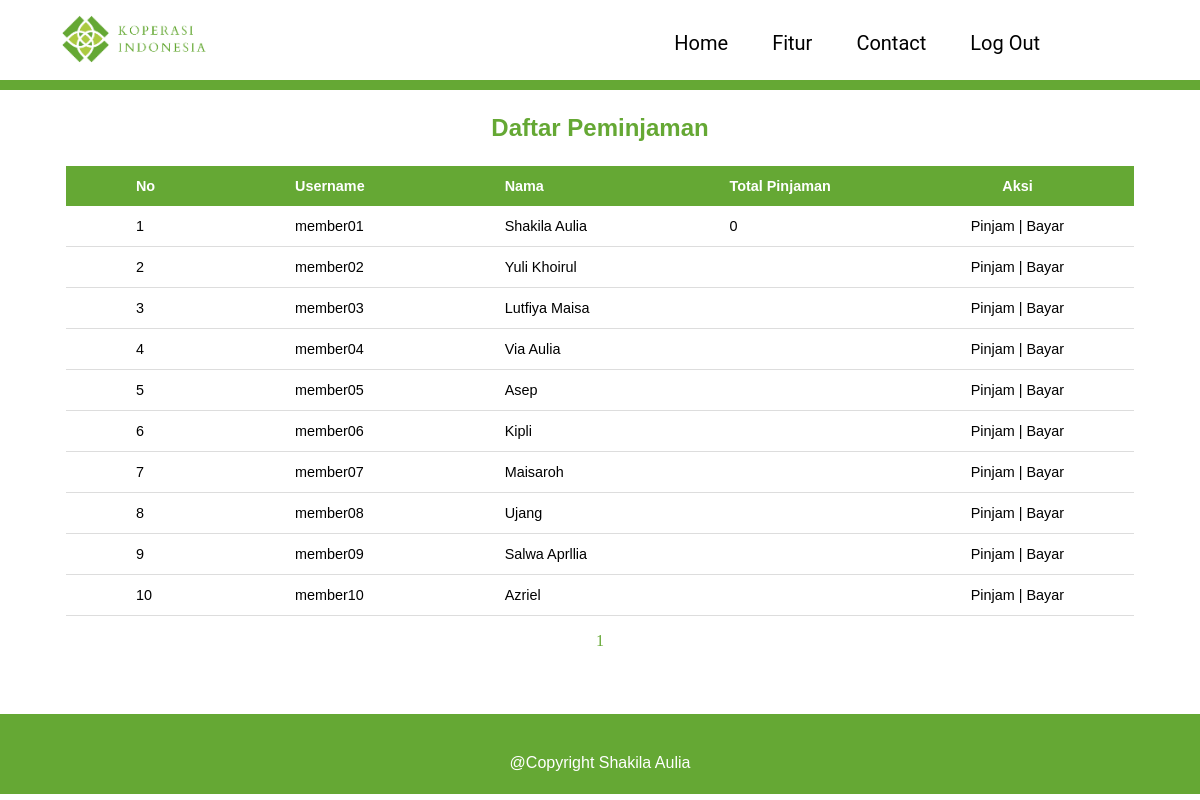
Page /admin/index.php?page=pinjam (signed in) on the committed database.
### tables this page shows
CREATE TABLE `tbl_member` (
  `username` varchar(20) NOT NULL,
  `password` varchar(20) NOT NULL,
  `nama` varchar(20) NOT NULL,
  `nik` int(10) NOT NULL,
  `tgl_lahir` date NOT NULL,
  `jenis_kelamin` varchar(10) NOT NULL,
  `pekerjaan` varchar(20) NOT NULL,
  `alamat` text NOT NULL,
  `email` text NOT NULL,
  `no_hp` varchar(20) NOT NULL,
  `tabungan` varchar(20) NOT NULL,
  `pinjaman` varchar(20) NOT NULL,
  `profil` varchar(100) NOT NULL
);

### admin/halaman/pinjam/pinjam.php (the view, shortened to what this page needs)
<h3 class="header-fitur">
    <center>Daftar Peminjaman</center>
</h3>
<table align="center" class="content-table">
    <thead>
    <tr>
        <td align="center">No</td>
        <td>Username</td>
        <td>Nama</td>
        <td>Total Pinjaman</td>
        <td align="center">Aksi</td>
    </tr>
    </thead>
    <?php
        include "../koneksi.php";
        $batas   = 10;
        $halaman = isset($_GET['halaman']) ? (int)$_GET['halaman'] : 1;
        $mulai  = ($halaman > 1) ? ($halaman * $batas) - $batas : 0;
        $ambildata1     = mysqli_query($sambung,"SELECT * FROM tbl_member LIMIT $mulai, $batas");
        $nomor =$mulai+1;
        while ($tampildata = mysqli_fetch_array($ambildata1)) {
    ?>
        <tr>
            <td> <?php echo $nomor++?></td>
            <td> <?php echo $tampildata['username'] ?></td>
            <td> <?php echo $tampildata['nama'] ?></td>
            <td> <?php echo $tampildata['pinjaman']?></td>
            <td align="center">
                <a href="../admin/index.php?page=inputpinjam&username=<?php echo $tampildata['username'];?>">Pinjam</a>
                |
                <a href="../admin/index.php?page=inputbayar&username=<?php echo $tampildata['username'];?>">Bayar</a>
            </td>
        </tr>
    <?php
        }
    ?>
</table>
<?php
    $ambildata2 = mysqli_query($sambung, "select * from tbl_member");
    $jumlahdata = mysqli_num_rows($ambildata2);
    $jumlahhalaman = ceil($jumlahdata/$batas);
?>
<p>
<div align="center" class="pagination">
    <?php
        for ($i=1; $i<=$jumlahhalaman; $i++)
        {
    ?>
        <a href="../admin/index.php?page=member&halaman=<?php echo $i; ?>"><?php echo $i; ?></a>
    <?php
        }
    ?>
</div>

### admin/style.css (style rules this page uses)
html { margin: 0; padding: 0; width: 100%; }
body { margin: 0; padding: 0; width: 100%; height: 100%; background-color: #fff; display: block; }
.content-table { border-collapse: collapse; font-size: 0.9em; min-width: 400px; font-family: 'Noto Serif JP', sans-serif; }
.content-table thead tr { background-color: #65A834; color: #fff; text-align: left; font-weight: bold; }
.content-table th, .content-table td { padding: 12px 70px; }
.content-table tbody tr { border-bottom: 1px solid #dddddd; }
.content-table a { text-decoration: none; color: #000; }
.header-fitur { font-family: 'Noto Serif JP', sans-serif; font-weight: bolder; font-size: 1.5em; color: #65A834; }
.pagination a { text-decoration: none; color: #65A834; }

### rows in the picture
tbl_member: username "member01", nama "Shakila Aulia", pinjaman "0"
tbl_member: username "member02", nama "Yuli Khoirul"
tbl_member: username "member03", nama "Lutfiya Maisa"
tbl_member: username "member04", nama "Via Aulia"
tbl_member: username "member05", nama "Asep"
tbl_member: username "member06", nama "Kipli"
tbl_member: username "member07", nama "Maisaroh"
tbl_member: username "member08", nama "Ujang"
tbl_member: username "member09", nama "Salwa Aprllia"
tbl_member: username "member10", nama "Azriel"
